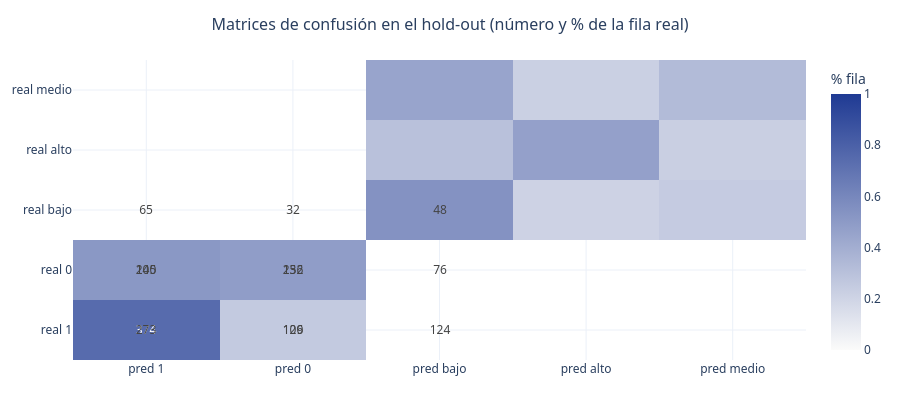
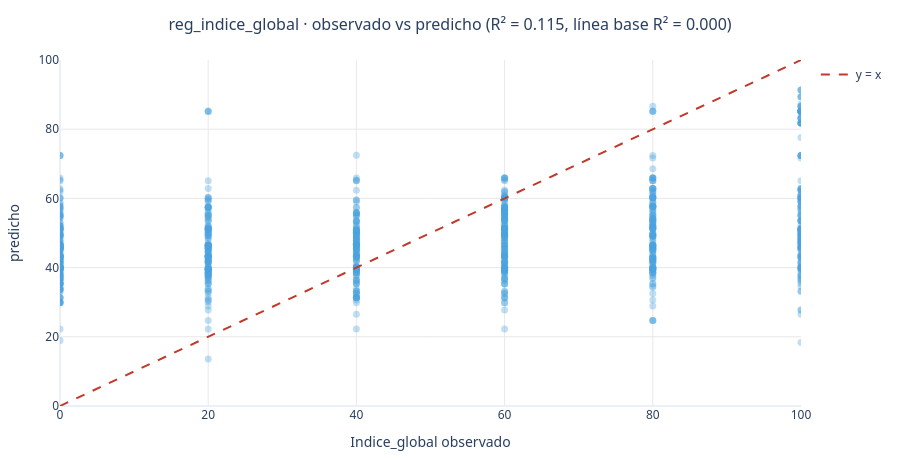

Notebook source saved alongside these figures, in order:
### Code cell
# Gráfico 3: matriz de confusión / dispersión según el tipo de tarea
fig = go.Figure()
tiles = []
for t, r in RESULTADOS.items():
    if TAREAS[t]["tipo"] != "clasificacion":
        continue
    clases = r["detalle"]["clases"]
    cm = np.asarray(r["detalle"]["matriz"], dtype=float)
    norm = cm / np.clip(cm.sum(axis=1, keepdims=True), 1, None)
    fig.add_trace(go.Heatmap(
        z=norm, x=[f"pred {c}" for c in clases], y=[f"real {c}" for c in clases],
        colorscale=[[0, "#fbfbfa"], [1, "#1f3a93"]], zmin=0, zmax=1,
        text=cm.astype(int), texttemplate="%{text}", colorbar={"title": "% fila"},
        name=t, showscale=(t == "clf_indice_bajo")))

fig.update_layout(
    title={"text": "Matrices de confusión en el hold-out (número y % de la fila real)",
           "x": 0.5, "xanchor": "center", "font": {"size": 16}},
    height=420, template="plotly_white", margin={"l": 70, "r": 20, "t": 60, "b": 60},
    font={"family": "Segoe UI, Helvetica, Arial, sans-serif", "size": 12})
fig.show()

_reg = RESULTADOS.get("reg_indice_global")
if _reg is not None:
    _fig = go.Figure()
    _obs = np.asarray(_reg["yte"], dtype=float)
    _pred = np.asarray(_reg["y_te_pred"], dtype=float)
    _fig.add_scatter(x=_obs, y=_pred, mode="markers",
                     marker={"size": 7, "opacity": 0.35, "color": "#4aa3df"},
                     name="estudiantes", showlegend=False,
                     hovertemplate="observado %{x:.0f}<br>predicho %{y:.1f}<extra></extra>")
    _lim = [min(_obs.min(), _pred.min()), max(_obs.max(), _pred.max())]
    _fig.add_scatter(x=_lim, y=_lim, mode="lines", line={"dash": "dash", "color": "#c0392b"},
                     name="y = x")
    _fig.update_layout(
        title={"text": f"reg_indice_global · observado vs predicho "
                       f"(R² = {_reg['holdout']['r2']:.3f}, "
                       f"línea base R² = {_reg['linea_base_holdout']['r2']:.3f})",
               "x": 0.5, "xanchor": "center", "font": {"size": 16}},
        height=460, template="plotly_white", margin={"l": 60, "r": 20, "t": 60, "b": 50},
        font={"family": "Segoe UI, Helvetica, Arial, sans-serif", "size": 12},
        xaxis={"title": "Indice_global observado", "range": _lim, "gridcolor": "#e8e8e8"},
        yaxis={"title": "predicho", "range": _lim, "gridcolor": "#e8e8e8"})
    _fig.show()

### Figure 1 — Plotly figure (JSON) as saved in the notebook; plotly's stock layout.template omitted (floating-point values rounded to 4 significant figures)
{"data": [{"colorbar": {"title": {"text": "% fila"}}, "colorscale": [[0, "#fbfbfa"], [1, "#1f3a93"]], "name": "clf_indice_bajo", "showscale": true, "text": [[374, 129], [245, 232]], "texttemplate": "%{text}", "type": "heatmap", "x": ["pred 1", "pred 0"], "y": ["real 1", "real 0"], "z": [[0.7435, 0.2565], [0.5136, 0.4864]], "zmax": 1, "zmin": 0}, {"colorbar": {"title": {"text": "% fila"}}, "colorscale": [[0, "#fbfbfa"], [1, "#1f3a93"]], "name": "clf_indice_nivel", "showscale": false, "text": [[273, 106, 124], [100, 156, 76], [65, 32, 48]], "texttemplate": "%{text}", "type": "heatmap", "x": ["pred bajo", "pred alto", "pred medio"], "y": ["real bajo", "real alto", "real medio"], "z": [[0.5427, 0.2107, 0.2465], [0.3012, 0.4699, 0.2289], [0.4483, 0.2207, 0.331]], "zmax": 1, "zmin": 0}], "layout": {"font": {"family": "Segoe UI, Helvetica, Arial, sans-serif", "size": 12}, "height": 420, "margin": {"b": 60, "l": 70, "r": 20, "t": 60}, "title": {"font": {"size": 16}, "text": "Matrices de confusión en el hold-out (número y % de la fila real)", "x": 0.5, "xanchor": "center"}}}

### Figure 2 — Plotly figure (JSON) as saved in the notebook; plotly's stock layout.template omitted (floating-point values rounded to 4 significant figures; data arrays with more than 128 entries replaced by an {"elided": "..."} marker saying what was removed)
{"data": [{"hovertemplate": "observado %{x:.0f}<br>predicho %{y:.1f}<extra></extra>", "marker": {"color": "#4aa3df", "opacity": 0.35, "size": 7}, "mode": "markers", "name": "estudiantes", "showlegend": false, "type": "scatter", "x": {"elided": "980 float values"}, "y": {"elided": "980 float values"}}, {"line": {"color": "#c0392b", "dash": "dash"}, "mode": "lines", "name": "y = x", "type": "scatter", "x": [0, 100], "y": [0, 100]}], "layout": {"font": {"family": "Segoe UI, Helvetica, Arial, sans-serif", "size": 12}, "height": 460, "margin": {"b": 50, "l": 60, "r": 20, "t": 60}, "title": {"font": {"size": 16}, "text": "reg_indice_global · observado vs predicho (R² = 0.115, línea base R² = 0.000)", "x": 0.5, "xanchor": "center"}, "xaxis": {"gridcolor": "#e8e8e8", "range": [0, 100], "title": {"text": "Indice_global observado"}}, "yaxis": {"gridcolor": "#e8e8e8", "range": [0, 100], "title": {"text": "predicho"}}}}
